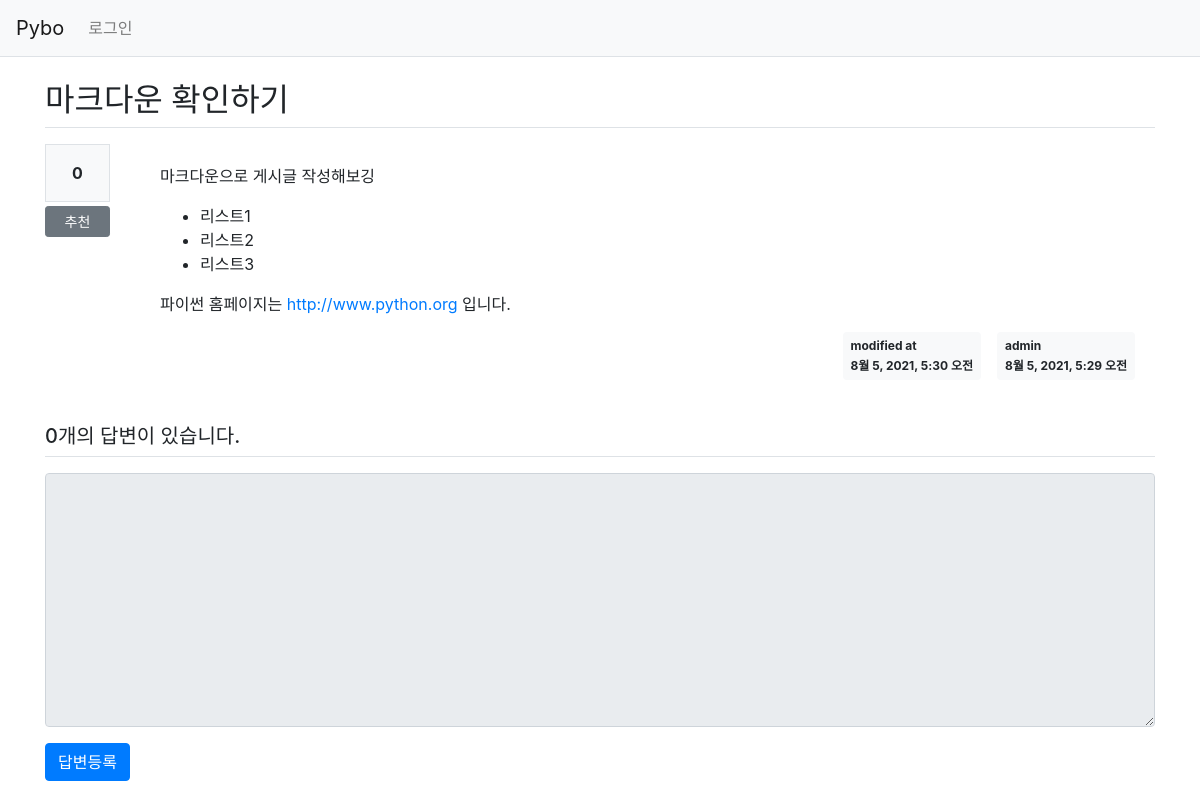
Page /pybo/305/ on the committed database.
### pybo/models.py (models this page shows, shortened)
class Question(models.Model):
    author = models.ForeignKey(User, on_delete=models.CASCADE, null=True, related_name='author_question')
    subject = models.CharField(max_length=200)
    content = models.TextField()
    create_date = models.DateTimeField()
    modify_date = models.DateTimeField(null=True, blank=True)
    voter = models.ManyToManyField(User, related_name='voter_question')

### pybo/views/base_views.py (the view)
def detail(request, question_id):
    question = get_object_or_404(Question, pk=question_id)
    context = {'question': question}
    return render(request, 'pybo/question_detail.html', context)

### pybo/templatetags/pybo_filter.py (called while the page is built)
@register.filter()
def mark(value):
    extensions = ["nl2br", "fenced_code"]
    return mark_safe(markdown.markdown(value, extensions=extensions))

### templates/pybo/question_detail.html (shortened to what this page needs)
{% extends 'base.html' %}
{% load pybo_filter %}
{% block content %}
<div class="container my-3">
    <h2 class="border-bottom py-2">{{ question.subject }}</h2>
    <div class="row my-3">
        <div class="col-1">
            <div class="bg-light text-center p-3 border font-weight-bolder mb-1">{{question.voter.count}}</div>
            <a href="#" data-uri="{% url 'pybo:vote_question' question.id  %}"
               class="recommend btn btn-sm btn-secondary btn-block my-1">추천</a>
        </div>
        <div class="col-11">
            <div class="card-">
                <div class="card-body">
                    <div class="card-text">{{ question.content|mark }}</div>
                    <div class="d-flex justify-content-end">
                        {% if question.modify_date %}
                        <div class="badge badge-light p-2 text-left mx-3">
                            <div class="mb-2">modified at</div>
                            <div>{{ question.modify_date }}</div>
                        </div>
                        {% endif %}
                        <div class="badge badge-light p-2 text-left">
                            <div class="mb-2">{{ question.author.username }}</div>
                            <div>{{ question.create_date }}</div>
                        </div>
                    </div>
                </div>
            </div>
        </div>
    </div>
    <h5 class="border-bottom my-3 py-2">{{question.answer_set.count}}개의 답변이 있습니다.</h5>
    <form action="{% url 'pybo:answer_create' question.id %}" method="post" class="my-3">
        <div class="form-group">
            <textarea {% if not user.is_authenticated %}disabled{% endif %}
              name="content" id="content" class="form-control" rows="10"></textarea>
        </div>
        <input type="submit" value="답변등록" class="btn btn-primary">
    </form>
</div>
{% endblock %}

### rows in the picture
Question: subject "마크다운 확인하기", voter.count "0", content|mark "마크다운으로 게시글 작성해보깅 리스트1 리스트2 리스트3 파이썬 홈페이지는 http://www.python.org 입니다.", modify_date "8월 5, 2021, 5:30 오전", author.username "admin", create_date "8월 5, 2021, 5:29 오전", answer_set.count "0"
